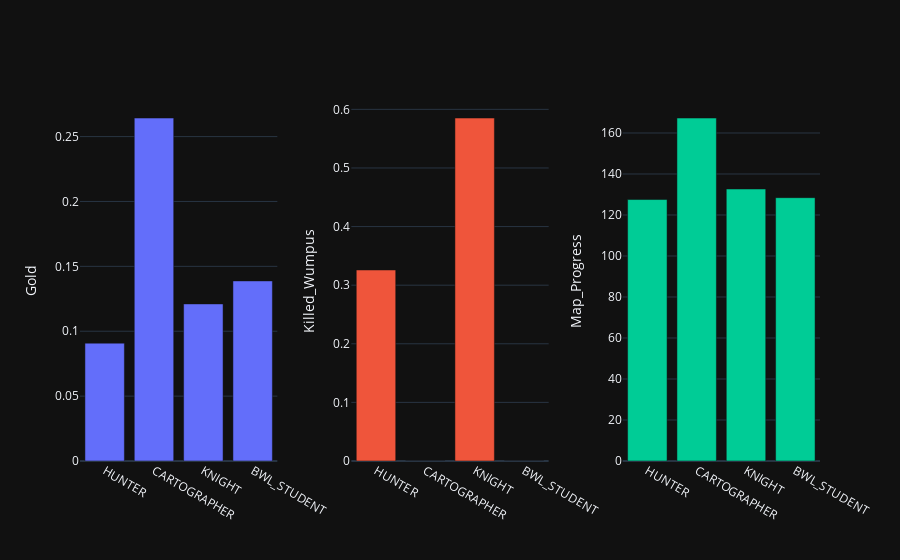

The notebook cell this image was saved under:
### Code cell
# Plot progress single run
plt = make_subplots(rows=1, cols=3, horizontal_spacing=0.1)
goals = ["Gold", "Killed_Wumpus", "Map_Progress"]

for goalID in range(len(goals)):
    plt.add_trace(go.Bar(x=data['Role'].to_list(), y=data[goals[goalID]].to_list()
                         , showlegend = False)
                         , row=(goalID//3)+1, col=goalID%3+1)
    plt.update_xaxes(title_text="", row=(goalID//3)+1, col=goalID%3+1)
    plt.update_yaxes(title_text=goals[goalID], row=(goalID//3)+1, col=goalID%3+1)

plt

### Figure 1 — Plotly figure (JSON) as saved in the notebook; plotly's stock layout.template omitted (floating-point values rounded to 4 significant figures)
{"data": [{"showlegend": false, "x": ["HUNTER", "CARTOGRAPHER", "KNIGHT", "BWL_STUDENT"], "y": [0.09084, 0.2643, 0.1211, 0.1388], "type": "bar", "xaxis": "x", "yaxis": "y"}, {"showlegend": false, "x": ["HUNTER", "CARTOGRAPHER", "KNIGHT", "BWL_STUDENT"], "y": [0.326, 0.0, 0.5852, 0.0], "type": "bar", "xaxis": "x2", "yaxis": "y2"}, {"showlegend": false, "x": ["HUNTER", "CARTOGRAPHER", "KNIGHT", "BWL_STUDENT"], "y": [127.5, 167.3, 132.7, 128.5], "type": "bar", "xaxis": "x3", "yaxis": "y3"}], "layout": {"xaxis": {"anchor": "y", "domain": [0.0, 0.2667], "title": {"text": ""}}, "yaxis": {"anchor": "x", "domain": [0.0, 1.0], "title": {"text": "Gold"}}, "xaxis2": {"anchor": "y2", "domain": [0.3667, 0.6333], "title": {"text": ""}}, "yaxis2": {"anchor": "x2", "domain": [0.0, 1.0], "title": {"text": "Killed_Wumpus"}}, "xaxis3": {"anchor": "y3", "domain": [0.7333, 1.0], "title": {"text": ""}}, "yaxis3": {"anchor": "x3", "domain": [0.0, 1.0], "title": {"text": "Map_Progress"}}}}
